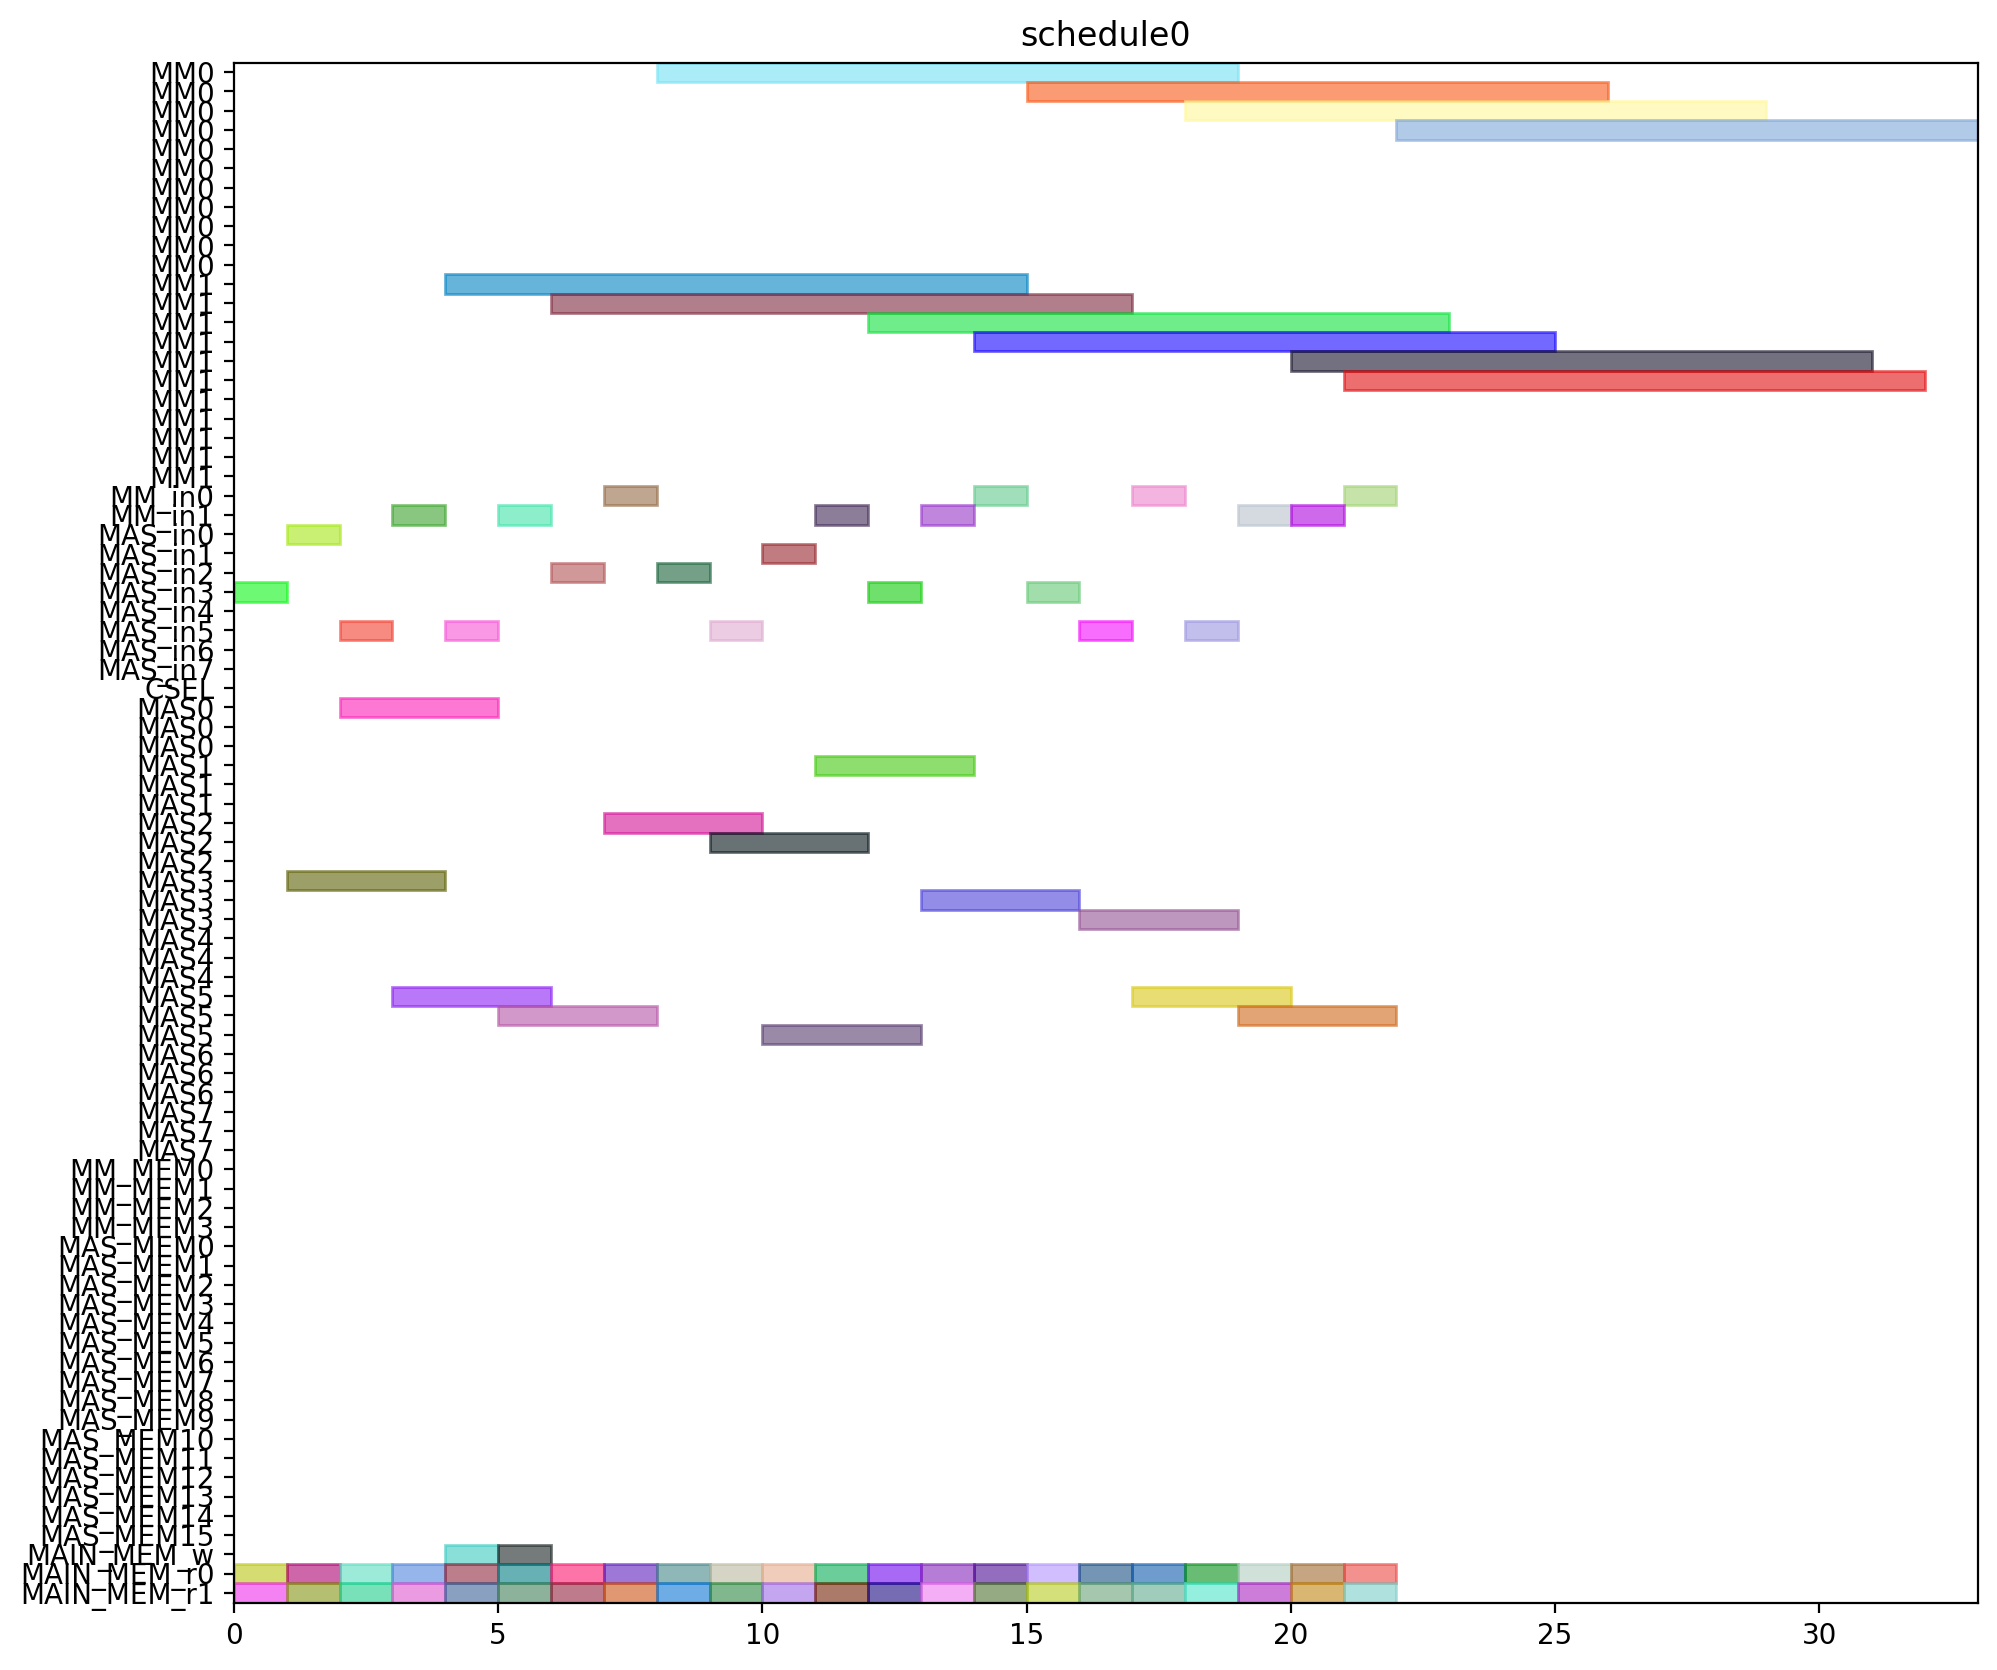

Reproduce this figure in Python.
from pyschedule import Scenario, solvers, plotters, alt


def solve():
	horizon = 120
	S = Scenario("schedule0", horizon=horizon)

	# resource
	MM = S.Resources('MM', num=2, size=11)
	MM_in = S.Resources('MM_in', num=2)
	MAS_in = S.Resources('MAS_in', num=8)
	CSEL = S.Resource('CSEL')
	MAS = S.Resources('MAS', num=8, size=3, periods=range(1, horizon))
	MM_MEM = S.Resources('MM_MEM', num=4)
	MAS_MEM = S.Resources('MAS_MEM', num=16)
	MAIN_MEM_w = S.Resource('MAIN_MEM_w', size=1)
	MAIN_MEM_r = S.Resources('MAIN_MEM_r', num=2)

	# result of previous scheduling

	# new tasks
	c10_t0 = S.Task('c10_t0', length=11, delay_cost=1)
	c10_t0 += alt(MM)
	c10_t0_in = S.Task('c10_t0_in', length=1, delay_cost=1)
	c10_t0_in += alt(MM_in)
	S += c10_t0_in*MM_in[0]<=c10_t0*MM[0]
	S += c10_t0_in*MM_in[1]<=c10_t0*MM[1]
	c10_t0_mem0 = S.Task('c10_t0_mem0', length=1, delay_cost=1)
	c10_t0_mem0 += MAIN_MEM_r[0]
	S += c10_t0_mem0 <= c10_t0

	c10_t0_mem1 = S.Task('c10_t0_mem1', length=1, delay_cost=1)
	c10_t0_mem1 += MAIN_MEM_r[1]
	S += c10_t0_mem1 <= c10_t0

	c10_t1 = S.Task('c10_t1', length=11, delay_cost=1)
	c10_t1 += alt(MM)
	c10_t1_in = S.Task('c10_t1_in', length=1, delay_cost=1)
	c10_t1_in += alt(MM_in)
	S += c10_t1_in*MM_in[0]<=c10_t1*MM[0]
	S += c10_t1_in*MM_in[1]<=c10_t1*MM[1]
	c10_t1_mem0 = S.Task('c10_t1_mem0', length=1, delay_cost=1)
	c10_t1_mem0 += MAIN_MEM_r[0]
	S += c10_t1_mem0 <= c10_t1

	c10_t1_mem1 = S.Task('c10_t1_mem1', length=1, delay_cost=1)
	c10_t1_mem1 += MAIN_MEM_r[1]
	S += c10_t1_mem1 <= c10_t1

	c10_t2 = S.Task('c10_t2', length=3, delay_cost=1)
	c10_t2 += alt(MAS)
	c10_t2_in = S.Task('c10_t2_in', length=1, delay_cost=1)
	c10_t2_in += alt(MAS_in)
	S += c10_t2_in*MAS_in[0]<=c10_t2*MAS[0]

	S += c10_t2_in*MAS_in[1]<=c10_t2*MAS[1]

	S += c10_t2_in*MAS_in[2]<=c10_t2*MAS[2]

	S += c10_t2_in*MAS_in[3]<=c10_t2*MAS[3]

	S += c10_t2_in*MAS_in[4]<=c10_t2*MAS[4]

	S += c10_t2_in*MAS_in[5]<=c10_t2*MAS[5]

	S += c10_t2_in*MAS_in[6]<=c10_t2*MAS[6]

	S += c10_t2_in*MAS_in[7]<=c10_t2*MAS[7]

	c10_t2_mem0 = S.Task('c10_t2_mem0', length=1, delay_cost=1)
	c10_t2_mem0 += MAIN_MEM_r[0]
	S += c10_t2_mem0 <= c10_t2

	c10_t2_mem1 = S.Task('c10_t2_mem1', length=1, delay_cost=1)
	c10_t2_mem1 += MAIN_MEM_r[1]
	S += c10_t2_mem1 <= c10_t2

	c10_t3 = S.Task('c10_t3', length=3, delay_cost=1)
	c10_t3 += alt(MAS)
	c10_t3_in = S.Task('c10_t3_in', length=1, delay_cost=1)
	c10_t3_in += alt(MAS_in)
	S += c10_t3_in*MAS_in[0]<=c10_t3*MAS[0]

	S += c10_t3_in*MAS_in[1]<=c10_t3*MAS[1]

	S += c10_t3_in*MAS_in[2]<=c10_t3*MAS[2]

	S += c10_t3_in*MAS_in[3]<=c10_t3*MAS[3]

	S += c10_t3_in*MAS_in[4]<=c10_t3*MAS[4]

	S += c10_t3_in*MAS_in[5]<=c10_t3*MAS[5]

	S += c10_t3_in*MAS_in[6]<=c10_t3*MAS[6]

	S += c10_t3_in*MAS_in[7]<=c10_t3*MAS[7]

	c10_t3_mem0 = S.Task('c10_t3_mem0', length=1, delay_cost=1)
	c10_t3_mem0 += MAIN_MEM_r[0]
	S += c10_t3_mem0 <= c10_t3

	c10_t3_mem1 = S.Task('c10_t3_mem1', length=1, delay_cost=1)
	c10_t3_mem1 += MAIN_MEM_r[1]
	S += c10_t3_mem1 <= c10_t3

	c20_t0 = S.Task('c20_t0', length=11, delay_cost=1)
	c20_t0 += alt(MM)
	c20_t0_in = S.Task('c20_t0_in', length=1, delay_cost=1)
	c20_t0_in += alt(MM_in)
	S += c20_t0_in*MM_in[0]<=c20_t0*MM[0]
	S += c20_t0_in*MM_in[1]<=c20_t0*MM[1]
	c20_t0_mem0 = S.Task('c20_t0_mem0', length=1, delay_cost=1)
	c20_t0_mem0 += MAIN_MEM_r[0]
	S += c20_t0_mem0 <= c20_t0

	c20_t0_mem1 = S.Task('c20_t0_mem1', length=1, delay_cost=1)
	c20_t0_mem1 += MAIN_MEM_r[1]
	S += c20_t0_mem1 <= c20_t0

	c20_t1 = S.Task('c20_t1', length=11, delay_cost=1)
	c20_t1 += alt(MM)
	c20_t1_in = S.Task('c20_t1_in', length=1, delay_cost=1)
	c20_t1_in += alt(MM_in)
	S += c20_t1_in*MM_in[0]<=c20_t1*MM[0]
	S += c20_t1_in*MM_in[1]<=c20_t1*MM[1]
	c20_t1_mem0 = S.Task('c20_t1_mem0', length=1, delay_cost=1)
	c20_t1_mem0 += MAIN_MEM_r[0]
	S += c20_t1_mem0 <= c20_t1

	c20_t1_mem1 = S.Task('c20_t1_mem1', length=1, delay_cost=1)
	c20_t1_mem1 += MAIN_MEM_r[1]
	S += c20_t1_mem1 <= c20_t1

	c20_t2 = S.Task('c20_t2', length=3, delay_cost=1)
	c20_t2 += alt(MAS)
	c20_t2_in = S.Task('c20_t2_in', length=1, delay_cost=1)
	c20_t2_in += alt(MAS_in)
	S += c20_t2_in*MAS_in[0]<=c20_t2*MAS[0]

	S += c20_t2_in*MAS_in[1]<=c20_t2*MAS[1]

	S += c20_t2_in*MAS_in[2]<=c20_t2*MAS[2]

	S += c20_t2_in*MAS_in[3]<=c20_t2*MAS[3]

	S += c20_t2_in*MAS_in[4]<=c20_t2*MAS[4]

	S += c20_t2_in*MAS_in[5]<=c20_t2*MAS[5]

	S += c20_t2_in*MAS_in[6]<=c20_t2*MAS[6]

	S += c20_t2_in*MAS_in[7]<=c20_t2*MAS[7]

	c20_t2_mem0 = S.Task('c20_t2_mem0', length=1, delay_cost=1)
	c20_t2_mem0 += MAIN_MEM_r[0]
	S += c20_t2_mem0 <= c20_t2

	c20_t2_mem1 = S.Task('c20_t2_mem1', length=1, delay_cost=1)
	c20_t2_mem1 += MAIN_MEM_r[1]
	S += c20_t2_mem1 <= c20_t2

	c20_t3 = S.Task('c20_t3', length=3, delay_cost=1)
	c20_t3 += alt(MAS)
	c20_t3_in = S.Task('c20_t3_in', length=1, delay_cost=1)
	c20_t3_in += alt(MAS_in)
	S += c20_t3_in*MAS_in[0]<=c20_t3*MAS[0]

	S += c20_t3_in*MAS_in[1]<=c20_t3*MAS[1]

	S += c20_t3_in*MAS_in[2]<=c20_t3*MAS[2]

	S += c20_t3_in*MAS_in[3]<=c20_t3*MAS[3]

	S += c20_t3_in*MAS_in[4]<=c20_t3*MAS[4]

	S += c20_t3_in*MAS_in[5]<=c20_t3*MAS[5]

	S += c20_t3_in*MAS_in[6]<=c20_t3*MAS[6]

	S += c20_t3_in*MAS_in[7]<=c20_t3*MAS[7]

	c20_t3_mem0 = S.Task('c20_t3_mem0', length=1, delay_cost=1)
	c20_t3_mem0 += MAIN_MEM_r[0]
	S += c20_t3_mem0 <= c20_t3

	c20_t3_mem1 = S.Task('c20_t3_mem1', length=1, delay_cost=1)
	c20_t3_mem1 += MAIN_MEM_r[1]
	S += c20_t3_mem1 <= c20_t3

	c01_t0 = S.Task('c01_t0', length=11, delay_cost=1)
	c01_t0 += alt(MM)
	c01_t0_in = S.Task('c01_t0_in', length=1, delay_cost=1)
	c01_t0_in += alt(MM_in)
	S += c01_t0_in*MM_in[0]<=c01_t0*MM[0]
	S += c01_t0_in*MM_in[1]<=c01_t0*MM[1]
	c01_t0_mem0 = S.Task('c01_t0_mem0', length=1, delay_cost=1)
	c01_t0_mem0 += MAIN_MEM_r[0]
	S += c01_t0_mem0 <= c01_t0

	c01_t0_mem1 = S.Task('c01_t0_mem1', length=1, delay_cost=1)
	c01_t0_mem1 += MAIN_MEM_r[1]
	S += c01_t0_mem1 <= c01_t0

	c01_t1 = S.Task('c01_t1', length=11, delay_cost=1)
	c01_t1 += alt(MM)
	c01_t1_in = S.Task('c01_t1_in', length=1, delay_cost=1)
	c01_t1_in += alt(MM_in)
	S += c01_t1_in*MM_in[0]<=c01_t1*MM[0]
	S += c01_t1_in*MM_in[1]<=c01_t1*MM[1]
	c01_t1_mem0 = S.Task('c01_t1_mem0', length=1, delay_cost=1)
	c01_t1_mem0 += MAIN_MEM_r[0]
	S += c01_t1_mem0 <= c01_t1

	c01_t1_mem1 = S.Task('c01_t1_mem1', length=1, delay_cost=1)
	c01_t1_mem1 += MAIN_MEM_r[1]
	S += c01_t1_mem1 <= c01_t1

	c01_t2 = S.Task('c01_t2', length=3, delay_cost=1)
	c01_t2 += alt(MAS)
	c01_t2_in = S.Task('c01_t2_in', length=1, delay_cost=1)
	c01_t2_in += alt(MAS_in)
	S += c01_t2_in*MAS_in[0]<=c01_t2*MAS[0]

	S += c01_t2_in*MAS_in[1]<=c01_t2*MAS[1]

	S += c01_t2_in*MAS_in[2]<=c01_t2*MAS[2]

	S += c01_t2_in*MAS_in[3]<=c01_t2*MAS[3]

	S += c01_t2_in*MAS_in[4]<=c01_t2*MAS[4]

	S += c01_t2_in*MAS_in[5]<=c01_t2*MAS[5]

	S += c01_t2_in*MAS_in[6]<=c01_t2*MAS[6]

	S += c01_t2_in*MAS_in[7]<=c01_t2*MAS[7]

	c01_t2_mem0 = S.Task('c01_t2_mem0', length=1, delay_cost=1)
	c01_t2_mem0 += MAIN_MEM_r[0]
	S += c01_t2_mem0 <= c01_t2

	c01_t2_mem1 = S.Task('c01_t2_mem1', length=1, delay_cost=1)
	c01_t2_mem1 += MAIN_MEM_r[1]
	S += c01_t2_mem1 <= c01_t2

	c01_t3 = S.Task('c01_t3', length=3, delay_cost=1)
	c01_t3 += alt(MAS)
	c01_t3_in = S.Task('c01_t3_in', length=1, delay_cost=1)
	c01_t3_in += alt(MAS_in)
	S += c01_t3_in*MAS_in[0]<=c01_t3*MAS[0]

	S += c01_t3_in*MAS_in[1]<=c01_t3*MAS[1]

	S += c01_t3_in*MAS_in[2]<=c01_t3*MAS[2]

	S += c01_t3_in*MAS_in[3]<=c01_t3*MAS[3]

	S += c01_t3_in*MAS_in[4]<=c01_t3*MAS[4]

	S += c01_t3_in*MAS_in[5]<=c01_t3*MAS[5]

	S += c01_t3_in*MAS_in[6]<=c01_t3*MAS[6]

	S += c01_t3_in*MAS_in[7]<=c01_t3*MAS[7]

	c01_t3_mem0 = S.Task('c01_t3_mem0', length=1, delay_cost=1)
	c01_t3_mem0 += MAIN_MEM_r[0]
	S += c01_t3_mem0 <= c01_t3

	c01_t3_mem1 = S.Task('c01_t3_mem1', length=1, delay_cost=1)
	c01_t3_mem1 += MAIN_MEM_r[1]
	S += c01_t3_mem1 <= c01_t3

	c11_t0 = S.Task('c11_t0', length=11, delay_cost=1)
	c11_t0 += alt(MM)
	c11_t0_in = S.Task('c11_t0_in', length=1, delay_cost=1)
	c11_t0_in += alt(MM_in)
	S += c11_t0_in*MM_in[0]<=c11_t0*MM[0]
	S += c11_t0_in*MM_in[1]<=c11_t0*MM[1]
	c11_t0_mem0 = S.Task('c11_t0_mem0', length=1, delay_cost=1)
	c11_t0_mem0 += MAIN_MEM_r[0]
	S += c11_t0_mem0 <= c11_t0

	c11_t0_mem1 = S.Task('c11_t0_mem1', length=1, delay_cost=1)
	c11_t0_mem1 += MAIN_MEM_r[1]
	S += c11_t0_mem1 <= c11_t0

	c11_t1 = S.Task('c11_t1', length=11, delay_cost=1)
	c11_t1 += alt(MM)
	c11_t1_in = S.Task('c11_t1_in', length=1, delay_cost=1)
	c11_t1_in += alt(MM_in)
	S += c11_t1_in*MM_in[0]<=c11_t1*MM[0]
	S += c11_t1_in*MM_in[1]<=c11_t1*MM[1]
	c11_t1_mem0 = S.Task('c11_t1_mem0', length=1, delay_cost=1)
	c11_t1_mem0 += MAIN_MEM_r[0]
	S += c11_t1_mem0 <= c11_t1

	c11_t1_mem1 = S.Task('c11_t1_mem1', length=1, delay_cost=1)
	c11_t1_mem1 += MAIN_MEM_r[1]
	S += c11_t1_mem1 <= c11_t1

	c11_t2 = S.Task('c11_t2', length=3, delay_cost=1)
	c11_t2 += alt(MAS)
	c11_t2_in = S.Task('c11_t2_in', length=1, delay_cost=1)
	c11_t2_in += alt(MAS_in)
	S += c11_t2_in*MAS_in[0]<=c11_t2*MAS[0]

	S += c11_t2_in*MAS_in[1]<=c11_t2*MAS[1]

	S += c11_t2_in*MAS_in[2]<=c11_t2*MAS[2]

	S += c11_t2_in*MAS_in[3]<=c11_t2*MAS[3]

	S += c11_t2_in*MAS_in[4]<=c11_t2*MAS[4]

	S += c11_t2_in*MAS_in[5]<=c11_t2*MAS[5]

	S += c11_t2_in*MAS_in[6]<=c11_t2*MAS[6]

	S += c11_t2_in*MAS_in[7]<=c11_t2*MAS[7]

	c11_t2_mem0 = S.Task('c11_t2_mem0', length=1, delay_cost=1)
	c11_t2_mem0 += MAIN_MEM_r[0]
	S += c11_t2_mem0 <= c11_t2

	c11_t2_mem1 = S.Task('c11_t2_mem1', length=1, delay_cost=1)
	c11_t2_mem1 += MAIN_MEM_r[1]
	S += c11_t2_mem1 <= c11_t2

	c11_t3 = S.Task('c11_t3', length=3, delay_cost=1)
	c11_t3 += alt(MAS)
	c11_t3_in = S.Task('c11_t3_in', length=1, delay_cost=1)
	c11_t3_in += alt(MAS_in)
	S += c11_t3_in*MAS_in[0]<=c11_t3*MAS[0]

	S += c11_t3_in*MAS_in[1]<=c11_t3*MAS[1]

	S += c11_t3_in*MAS_in[2]<=c11_t3*MAS[2]

	S += c11_t3_in*MAS_in[3]<=c11_t3*MAS[3]

	S += c11_t3_in*MAS_in[4]<=c11_t3*MAS[4]

	S += c11_t3_in*MAS_in[5]<=c11_t3*MAS[5]

	S += c11_t3_in*MAS_in[6]<=c11_t3*MAS[6]

	S += c11_t3_in*MAS_in[7]<=c11_t3*MAS[7]

	c11_t3_mem0 = S.Task('c11_t3_mem0', length=1, delay_cost=1)
	c11_t3_mem0 += MAIN_MEM_r[0]
	S += c11_t3_mem0 <= c11_t3

	c11_t3_mem1 = S.Task('c11_t3_mem1', length=1, delay_cost=1)
	c11_t3_mem1 += MAIN_MEM_r[1]
	S += c11_t3_mem1 <= c11_t3

	c21_t0 = S.Task('c21_t0', length=11, delay_cost=1)
	c21_t0 += alt(MM)
	c21_t0_in = S.Task('c21_t0_in', length=1, delay_cost=1)
	c21_t0_in += alt(MM_in)
	S += c21_t0_in*MM_in[0]<=c21_t0*MM[0]
	S += c21_t0_in*MM_in[1]<=c21_t0*MM[1]
	c21_t0_mem0 = S.Task('c21_t0_mem0', length=1, delay_cost=1)
	c21_t0_mem0 += MAIN_MEM_r[0]
	S += c21_t0_mem0 <= c21_t0

	c21_t0_mem1 = S.Task('c21_t0_mem1', length=1, delay_cost=1)
	c21_t0_mem1 += MAIN_MEM_r[1]
	S += c21_t0_mem1 <= c21_t0

	c21_t1 = S.Task('c21_t1', length=11, delay_cost=1)
	c21_t1 += alt(MM)
	c21_t1_in = S.Task('c21_t1_in', length=1, delay_cost=1)
	c21_t1_in += alt(MM_in)
	S += c21_t1_in*MM_in[0]<=c21_t1*MM[0]
	S += c21_t1_in*MM_in[1]<=c21_t1*MM[1]
	c21_t1_mem0 = S.Task('c21_t1_mem0', length=1, delay_cost=1)
	c21_t1_mem0 += MAIN_MEM_r[0]
	S += c21_t1_mem0 <= c21_t1

	c21_t1_mem1 = S.Task('c21_t1_mem1', length=1, delay_cost=1)
	c21_t1_mem1 += MAIN_MEM_r[1]
	S += c21_t1_mem1 <= c21_t1

	c21_t2 = S.Task('c21_t2', length=3, delay_cost=1)
	c21_t2 += alt(MAS)
	c21_t2_in = S.Task('c21_t2_in', length=1, delay_cost=1)
	c21_t2_in += alt(MAS_in)
	S += c21_t2_in*MAS_in[0]<=c21_t2*MAS[0]

	S += c21_t2_in*MAS_in[1]<=c21_t2*MAS[1]

	S += c21_t2_in*MAS_in[2]<=c21_t2*MAS[2]

	S += c21_t2_in*MAS_in[3]<=c21_t2*MAS[3]

	S += c21_t2_in*MAS_in[4]<=c21_t2*MAS[4]

	S += c21_t2_in*MAS_in[5]<=c21_t2*MAS[5]

	S += c21_t2_in*MAS_in[6]<=c21_t2*MAS[6]

	S += c21_t2_in*MAS_in[7]<=c21_t2*MAS[7]

	c21_t2_mem0 = S.Task('c21_t2_mem0', length=1, delay_cost=1)
	c21_t2_mem0 += MAIN_MEM_r[0]
	S += c21_t2_mem0 <= c21_t2

	c21_t2_mem1 = S.Task('c21_t2_mem1', length=1, delay_cost=1)
	c21_t2_mem1 += MAIN_MEM_r[1]
	S += c21_t2_mem1 <= c21_t2

	c21_t3 = S.Task('c21_t3', length=3, delay_cost=1)
	c21_t3 += alt(MAS)
	c21_t3_in = S.Task('c21_t3_in', length=1, delay_cost=1)
	c21_t3_in += alt(MAS_in)
	S += c21_t3_in*MAS_in[0]<=c21_t3*MAS[0]

	S += c21_t3_in*MAS_in[1]<=c21_t3*MAS[1]

	S += c21_t3_in*MAS_in[2]<=c21_t3*MAS[2]

	S += c21_t3_in*MAS_in[3]<=c21_t3*MAS[3]

	S += c21_t3_in*MAS_in[4]<=c21_t3*MAS[4]

	S += c21_t3_in*MAS_in[5]<=c21_t3*MAS[5]

	S += c21_t3_in*MAS_in[6]<=c21_t3*MAS[6]

	S += c21_t3_in*MAS_in[7]<=c21_t3*MAS[7]

	c21_t3_mem0 = S.Task('c21_t3_mem0', length=1, delay_cost=1)
	c21_t3_mem0 += MAIN_MEM_r[0]
	S += c21_t3_mem0 <= c21_t3

	c21_t3_mem1 = S.Task('c21_t3_mem1', length=1, delay_cost=1)
	c21_t3_mem1 += MAIN_MEM_r[1]
	S += c21_t3_mem1 <= c21_t3

	c000 = S.Task('c000', length=3, delay_cost=1)
	c000 += alt(MAS)
	c000_in = S.Task('c000_in', length=1, delay_cost=1)
	c000_in += alt(MAS_in)
	S += c000_in*MAS_in[0]<=c000*MAS[0]

	S += c000_in*MAS_in[1]<=c000*MAS[1]

	S += c000_in*MAS_in[2]<=c000*MAS[2]

	S += c000_in*MAS_in[3]<=c000*MAS[3]

	S += c000_in*MAS_in[4]<=c000*MAS[4]

	S += c000_in*MAS_in[5]<=c000*MAS[5]

	S += c000_in*MAS_in[6]<=c000*MAS[6]

	S += c000_in*MAS_in[7]<=c000*MAS[7]

	S += 0<c000

	c000_w = S.Task('c000_w', length=1, delay_cost=1)
	c000_w += alt(MAIN_MEM_w)
	S += c000 <= c000_w

	c000_mem0 = S.Task('c000_mem0', length=1, delay_cost=1)
	c000_mem0 += MAIN_MEM_r[0]
	S += c000_mem0 <= c000

	c000_mem1 = S.Task('c000_mem1', length=1, delay_cost=1)
	c000_mem1 += MAIN_MEM_r[1]
	S += c000_mem1 <= c000

	c001 = S.Task('c001', length=3, delay_cost=1)
	c001 += alt(MAS)
	c001_in = S.Task('c001_in', length=1, delay_cost=1)
	c001_in += alt(MAS_in)
	S += c001_in*MAS_in[0]<=c001*MAS[0]

	S += c001_in*MAS_in[1]<=c001*MAS[1]

	S += c001_in*MAS_in[2]<=c001*MAS[2]

	S += c001_in*MAS_in[3]<=c001*MAS[3]

	S += c001_in*MAS_in[4]<=c001*MAS[4]

	S += c001_in*MAS_in[5]<=c001*MAS[5]

	S += c001_in*MAS_in[6]<=c001*MAS[6]

	S += c001_in*MAS_in[7]<=c001*MAS[7]

	S += 0<c001

	c001_w = S.Task('c001_w', length=1, delay_cost=1)
	c001_w += alt(MAIN_MEM_w)
	S += c001 <= c001_w

	c001_mem0 = S.Task('c001_mem0', length=1, delay_cost=1)
	c001_mem0 += MAIN_MEM_r[0]
	S += c001_mem0 <= c001

	c001_mem1 = S.Task('c001_mem1', length=1, delay_cost=1)
	c001_mem1 += MAIN_MEM_r[1]
	S += c001_mem1 <= c001

	solvers.mip.solve(S,msg=1,kind='CPLEX',ratio_gap=1.01)

	solution = [['hoge']*len(S.solution()[1]) for i in range(len(S.solution()))]
	for i in range(len(S.solution())):
		for j in range(len(S.solution()[i])):
			solution[i][j]=str(S.solution()[i][j])
	print(solution)

	cycles = int(solution[-1][3])

	pic_file_name = "/mnt/rose/usr1/fukuda/ABE/multiRAM_multiMAS_16mux/scheduling_result/stage11MM2_stage3MAS8/FROB/schedule0.png"
	if(S.solution() != []):
		plotters.matplotlib.plot(S,img_filename=pic_file_name, show_task_labels=False, fig_size=(cycles*0.25+3, 10))

	return solution
